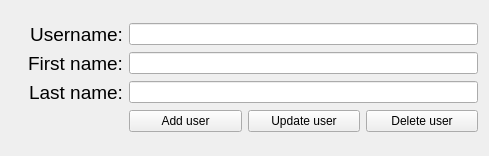
<?xml version="1.0" encoding="UTF-8"?>
<ui version="4.0">
 <class>Form</class>
 <widget class="QWidget" name="Form">
  <property name="geometry">
   <rect>
    <x>0</x>
    <y>0</y>
    <width>489</width>
    <height>156</height>
   </rect>
  </property>
  <property name="windowTitle">
   <string>Client App</string>
  </property>
  <layout class="QVBoxLayout" name="verticalLayout">
   <item>
    <layout class="QGridLayout" name="gridLayout">
     <item row="3" column="2">
      <widget class="QPushButton" name="button_update">
       <property name="text">
        <string>Update user</string>
       </property>
      </widget>
     </item>
     <item row="0" column="1" colspan="3">
      <widget class="QLineEdit" name="lineEdit"/>
     </item>
     <item row="1" column="1" colspan="3">
      <widget class="QLineEdit" name="lineEdit_2"/>
     </item>
     <item row="1" column="0">
      <widget class="QLabel" name="label_first_name">
       <property name="font">
        <font>
         <pointsize>14</pointsize>
        </font>
       </property>
       <property name="text">
        <string>First name:</string>
       </property>
       <property name="alignment">
        <set>Qt::AlignRight|Qt::AlignTrailing|Qt::AlignVCenter</set>
       </property>
      </widget>
     </item>
     <item row="2" column="1" colspan="3">
      <widget class="QLineEdit" name="lineEdit_3"/>
     </item>
     <item row="3" column="1">
      <widget class="QPushButton" name="button_add">
       <property name="text">
        <string>Add user</string>
       </property>
      </widget>
     </item>
     <item row="3" column="3">
      <widget class="QPushButton" name="button_delete">
       <property name="text">
        <string>Delete user</string>
       </property>
      </widget>
     </item>
     <item row="2" column="0">
      <widget class="QLabel" name="label_last_name">
       <property name="font">
        <font>
         <pointsize>14</pointsize>
        </font>
       </property>
       <property name="text">
        <string>Last name:</string>
       </property>
       <property name="alignment">
        <set>Qt::AlignRight|Qt::AlignTrailing|Qt::AlignVCenter</set>
       </property>
      </widget>
     </item>
     <item row="0" column="0">
      <widget class="QLabel" name="label_username">
       <property name="font">
        <font>
         <pointsize>14</pointsize>
        </font>
       </property>
       <property name="text">
        <string>Username:</string>
       </property>
       <property name="alignment">
        <set>Qt::AlignRight|Qt::AlignTrailing|Qt::AlignVCenter</set>
       </property>
      </widget>
     </item>
    </layout>
   </item>
  </layout>
 </widget>
 <resources/>
 <connections/>
</ui>
